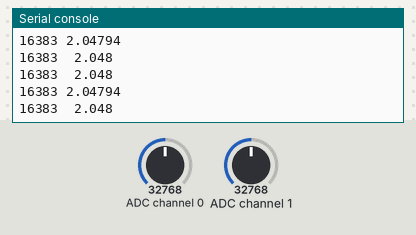
Simulated run of this program. Board: CircuitPython board. On the bench: the last lines printed to the serial console. The inputs (shaded band) are chosen by the test bench; at power-on: ADC channel 0 = 32768, ADC channel 1 = 32768 (analog values on the 0–65535 scale).

Above: at 1.2 s.
1.3 s: ADC channel 0 set to 20880
At 2.1 s:
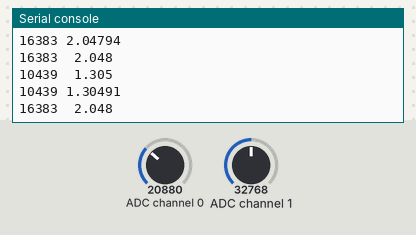
2.8 s: ADC channel 0 set to 19056
At 3.7 s:
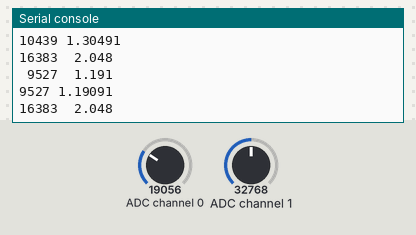
5.2 s: ADC channel 1 set to 20624
At 5.8 s:
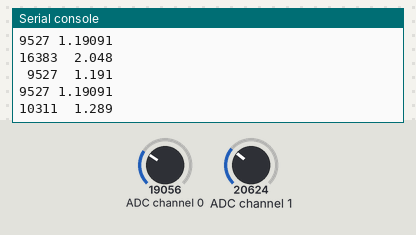
6.7 s: ADC channel 1 set to 18944
At 7.4 s:
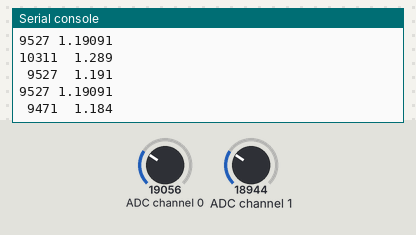
8.2 s: ADC channel 1 set to 2160
At 9.0 s:
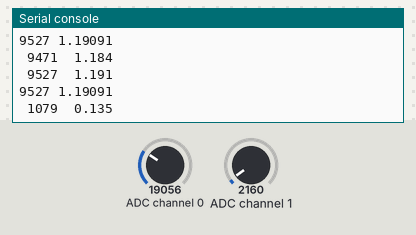
9.7 s: ADC channel 1 set to 1824
At 10.6 s:
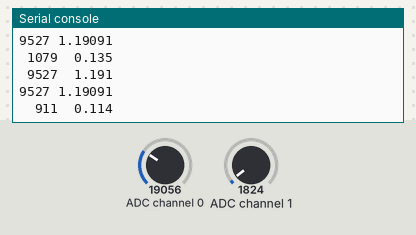
Timing chart, 0 to 12.7 s (numbered marks = the images above; inputs shaded):
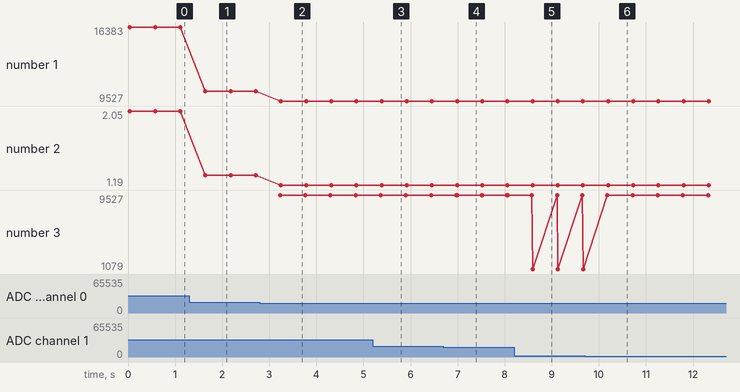

The program:

ads_voltage.py
```python
import time
import board
import busio
import adafruit_ads1x15.ads1115 as ADS
from adafruit_ads1x15.analog_in import AnalogIn

# Create the I2C bus
i2c = busio.I2C(board.SCL, board.SDA)

# Create the ADC object using the I2C bus
ads = ADS.ADS1115(i2c, address = 0x48)

# Create single-ended input on channel 0
chan = AnalogIn(ads, ADS.P0)
chan1 = AnalogIn(ads, ADS.P1)
# Create differential input between channel 0 and 1
#chan = AnalogIn(ads, ADS.P0, ADS.P1)

#print("{:>5}\t{:>5}".format('raw', 'v'))

while True:
    print("{:>5}\t{:>5.3f}".format(chan.value, chan.voltage))
    print(chan.value, chan.voltage)
    print("{:>5}\t{:>5.3f}".format(chan1.value, chan1.voltage))
    time.sleep(0.5)
```

Measured:
- the behaviour switches between 20016 and 20000 on ADC channel 1 (found by bisection; images 3 and 4)
- the behaviour switches between 2016 and 2000 on ADC channel 1 (found by bisection; images 5 and 6)
- after the input at 1.3 s, the serial console: prints a new line after 0.33 s (image 1)
- after the input at 2.8 s, the serial console: prints a new line after 0.43 s (image 2)
- after the input at 5.2 s, the serial console: prints a new line after 0.19 s (image 3)
- after the input at 6.7 s, the serial console: prints a new line after 0.29 s (image 4)
- after the input at 8.2 s, the serial console: prints a new line after 0.39 s (image 5)
- after the input at 9.7 s, the serial console: prints a new line after 0.50 s (image 6)
